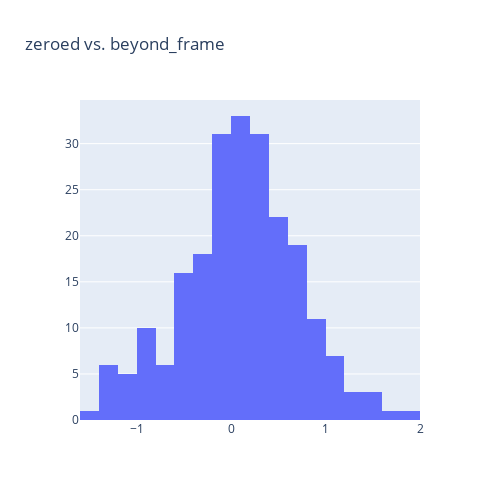
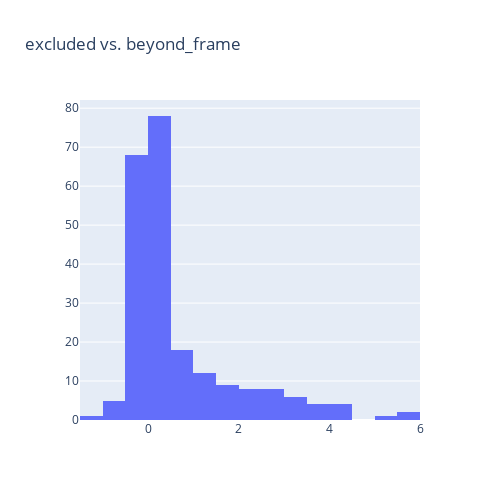
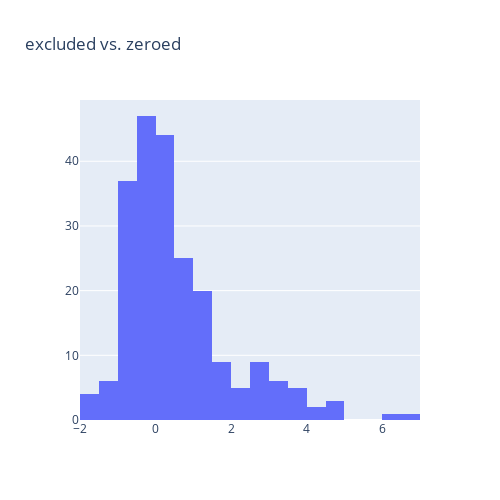

Notebook code cell kept with these figures, in order:
### Code cell
# Histograms of their differences

comparisons = [[0, 1], [2, 1], [2, 0]]      # using edge_option index

marker_color = 'blue'
opacity = 0.5
marker_size = 3

for index in range(0, 3):
    diff =  dfs[comparisons[index][0]][rr_reference] - dfs[comparisons[index][1]][rr_reference]
    mean = (dfs[comparisons[index][0]][rr_reference] + dfs[comparisons[index][1]][rr_reference])/2

    fig = go.Figure(
        data=[go.Histogram(x=diff)]
    )

    fig.update_layout(
        width =500,
        height=500,
        title=f"{edge_options[comparisons[index][0]]} vs. {edge_options[comparisons[index][1]]}",
    )
    fig.show()

### Figure 1 — Plotly figure (JSON) as saved in the notebook; plotly's stock layout.template omitted (floating-point values rounded to 4 significant figures; data arrays with more than 128 entries replaced by an {"elided": "..."} marker saying what was removed)
{"data": [{"type": "histogram", "x": {"elided": "224 float values"}}], "layout": {"height": 500, "title": {"text": "zeroed vs. beyond_frame"}, "width": 500}}

### Figure 2 — Plotly figure (JSON) as saved in the notebook; plotly's stock layout.template omitted (floating-point values rounded to 4 significant figures; data arrays with more than 128 entries replaced by an {"elided": "..."} marker saying what was removed)
{"data": [{"type": "histogram", "x": {"elided": "224 float values"}}], "layout": {"height": 500, "title": {"text": "excluded vs. beyond_frame"}, "width": 500}}

### Figure 3 — Plotly figure (JSON) as saved in the notebook; plotly's stock layout.template omitted (floating-point values rounded to 4 significant figures; data arrays with more than 128 entries replaced by an {"elided": "..."} marker saying what was removed)
{"data": [{"type": "histogram", "x": {"elided": "224 float values"}}], "layout": {"height": 500, "title": {"text": "excluded vs. zeroed"}, "width": 500}}
